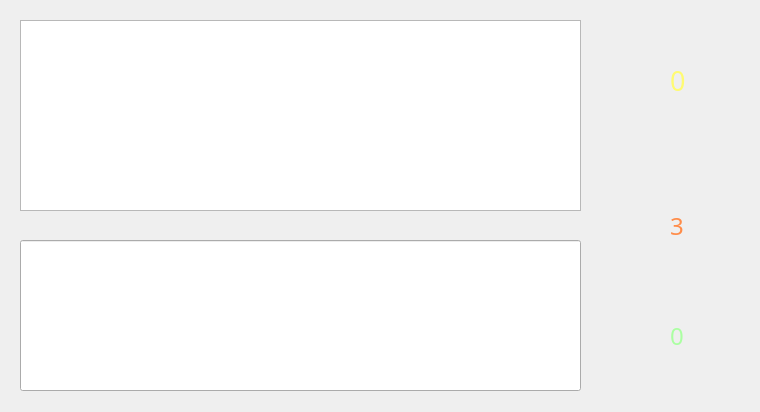
<?xml version="1.0" encoding="UTF-8"?>
<ui version="4.0">
 <class>easy</class>
 <widget class="QDialog" name="easy">
  <property name="geometry">
   <rect>
    <x>0</x>
    <y>0</y>
    <width>760</width>
    <height>412</height>
   </rect>
  </property>
  <property name="windowTitle">
   <string>Dialog</string>
  </property>
  <widget class="QLabel" name="label">
   <property name="geometry">
    <rect>
     <x>0</x>
     <y>0</y>
     <width>761</width>
     <height>411</height>
    </rect>
   </property>
   <property name="text">
    <string/>
   </property>
   <property name="pixmap">
    <pixmap>pictures/easy.jpg</pixmap>
   </property>
   <property name="scaledContents">
    <bool>true</bool>
   </property>
  </widget>
  <widget class="QTextBrowser" name="textBrowser">
   <property name="geometry">
    <rect>
     <x>40</x>
     <y>50</y>
     <width>501</width>
     <height>121</height>
    </rect>
   </property>
   <property name="font">
    <font>
     <pointsize>20</pointsize>
    </font>
   </property>
   <property name="styleSheet">
    <string notr="true">background-color:transparent;
border-style:none;
color:rgb(153, 254, 255)</string>
   </property>
   <property name="html">
    <string>&lt;!DOCTYPE HTML PUBLIC &quot;-//W3C//DTD HTML 4.0//EN&quot; &quot;http://www.w3.org/TR/REC-html40/strict.dtd&quot;&gt;
&lt;html&gt;&lt;head&gt;&lt;meta name=&quot;qrichtext&quot; content=&quot;1&quot; /&gt;&lt;style type=&quot;text/css&quot;&gt;
p, li { white-space: pre-wrap; }
&lt;/style&gt;&lt;/head&gt;&lt;body style=&quot; font-family:'MS Shell Dlg 2'; font-size:20pt; font-weight:400; font-style:normal;&quot;&gt;
&lt;p align=&quot;center&quot; style=&quot;-qt-paragraph-type:empty; margin-top:0px; margin-bottom:0px; margin-left:0px; margin-right:0px; -qt-block-indent:0; text-indent:0px;&quot;&gt;&lt;br /&gt;&lt;/p&gt;&lt;/body&gt;&lt;/html&gt;</string>
   </property>
  </widget>
  <widget class="QLineEdit" name="lineEdit">
   <property name="geometry">
    <rect>
     <x>20</x>
     <y>240</y>
     <width>561</width>
     <height>151</height>
    </rect>
   </property>
   <property name="font">
    <font>
     <pointsize>20</pointsize>
    </font>
   </property>
   <property name="focusPolicy">
    <enum>Qt::StrongFocus</enum>
   </property>
   <property name="layoutDirection">
    <enum>Qt::LeftToRight</enum>
   </property>
   <property name="styleSheet">
    <string notr="true">background-color:rgba(0,0,255,.1);
color:white;
text-align:center;</string>
   </property>
   <property name="text">
    <string>Click here and Press CTRL key to Start.</string>
   </property>
   <property name="cursorPosition">
    <number>39</number>
   </property>
   <property name="alignment">
    <set>Qt::AlignCenter</set>
   </property>
  </widget>
  <widget class="QTextBrowser" name="textBrowser_false">
   <property name="geometry">
    <rect>
     <x>20</x>
     <y>20</y>
     <width>561</width>
     <height>191</height>
    </rect>
   </property>
   <property name="font">
    <font>
     <pointsize>20</pointsize>
    </font>
   </property>
   <property name="styleSheet">
    <string notr="true">background-color:rgba(0,0,255,.1);
text-align:center;
</string>
   </property>
  </widget>
  <widget class="QLabel" name="score">
   <property name="geometry">
    <rect>
     <x>670</x>
     <y>320</y>
     <width>41</width>
     <height>31</height>
    </rect>
   </property>
   <property name="font">
    <font>
     <family>Buxton Sketch</family>
     <pointsize>18</pointsize>
    </font>
   </property>
   <property name="styleSheet">
    <string notr="true">color:rgb(171, 255, 162)
</string>
   </property>
   <property name="text">
    <string>0</string>
   </property>
  </widget>
  <widget class="QLabel" name="stopwatch">
   <property name="geometry">
    <rect>
     <x>670</x>
     <y>60</y>
     <width>31</width>
     <height>41</height>
    </rect>
   </property>
   <property name="font">
    <font>
     <family>Buxton Sketch</family>
     <pointsize>20</pointsize>
    </font>
   </property>
   <property name="styleSheet">
    <string notr="true">color: rgb(255, 251, 114);</string>
   </property>
   <property name="text">
    <string>0</string>
   </property>
  </widget>
  <widget class="QLabel" name="life">
   <property name="geometry">
    <rect>
     <x>670</x>
     <y>210</y>
     <width>41</width>
     <height>31</height>
    </rect>
   </property>
   <property name="font">
    <font>
     <family>Buxton Sketch</family>
     <pointsize>18</pointsize>
    </font>
   </property>
   <property name="styleSheet">
    <string notr="true">color: rgb(255, 140, 73);
</string>
   </property>
   <property name="text">
    <string>3</string>
   </property>
  </widget>
 </widget>
 <resources/>
 <connections/>
 <slots>
  <slot>timer()</slot>
 </slots>
</ui>
